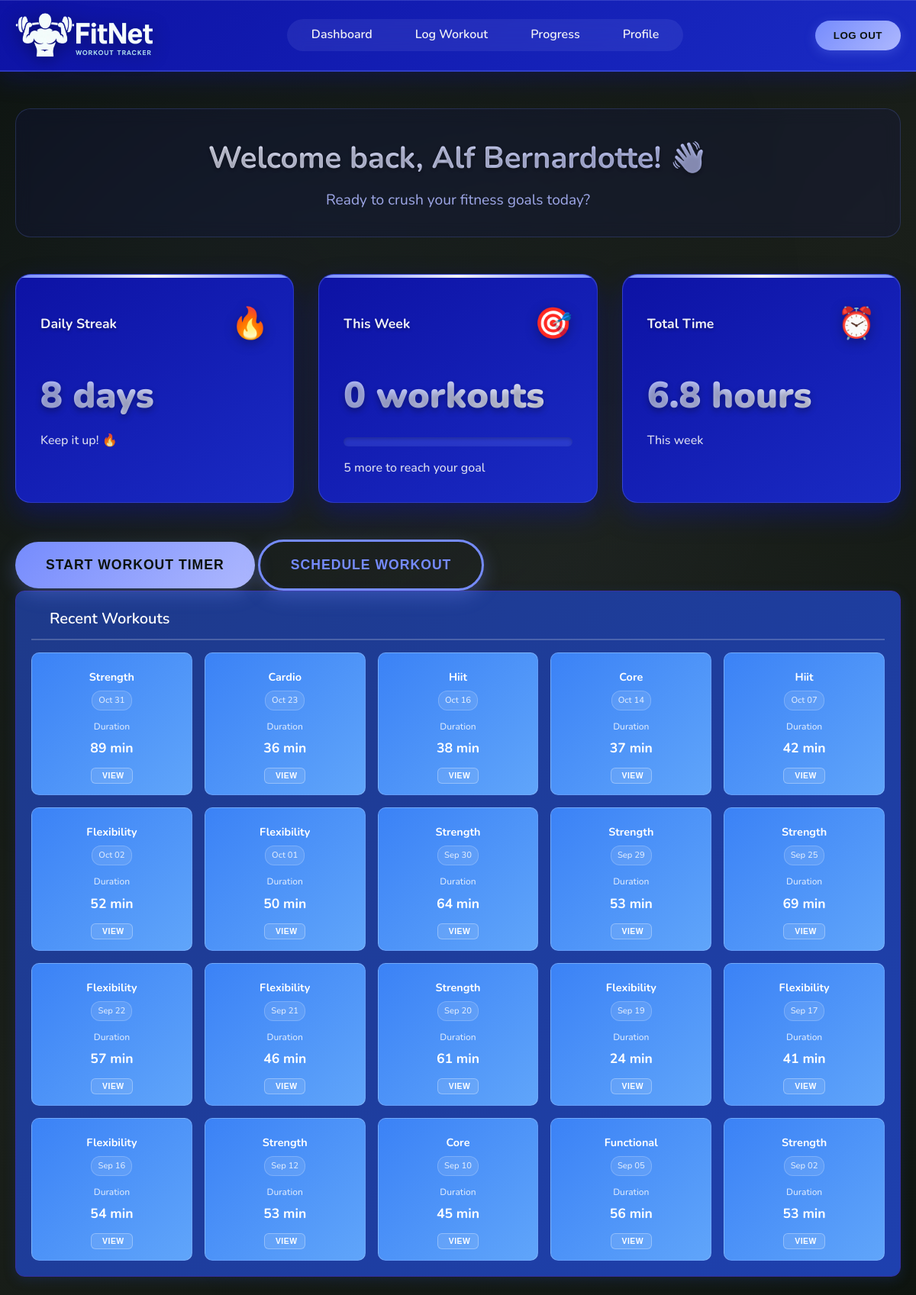
The page /dashboard (signed in) on the database its author committed.
### tables this page shows
CREATE TABLE "Workouts" (
                workout_id INTEGER PRIMARY KEY AUTOINCREMENT,
                user_id INTEGER NOT NULL,
                workout_type TEXT NOT NULL,
                start_time DATETIME,
                end_time DATETIME,
                duration_min INTEGER,
                calories_burned INTEGER,
                FOREIGN KEY (user_id) REFERENCES Users(user_id)
            );

### main.py (the view)
@app.route('/dashboard', methods=['GET'])
def dashboard():
    if 'user_id' not in session:
        return redirect(url_for('login'))
    print(f"DEBUG: Dashboard - session user_id: {session.get('user_id')}, session name: {session.get('name')}")  # Debug line
    conn = get_db_connection()
    user_data = conn.execute(
        'SELECT first_name, surname, email FROM Users WHERE user_id = ?',
        (session['user_id'],)
    ).fetchone()
    print(f"DEBUG: User data from DB: {dict(user_data) if user_data else 'None'}")  # Debug line
    if session.get('name') and session.get('name') != 'User':
        full_name = session.get('name')
    elif user_data and user_data['first_name'] and user_data['surname']:
        full_name = f"{user_data['first_name']} {user_data['surname']}"
        session['name'] = full_name
    else:
        full_name = "User"
    print(f"DEBUG: Final full_name: {full_name}")  # Debug line
    streak_query = '''
        SELECT COUNT(*) as streak FROM (
            SELECT DATE(start_time) as workout_date
            FROM Workouts
            WHERE user_id = ?
            GROUP BY workout_date
            ORDER BY workout_date DESC
        )
        WHERE workout_date >= DATE('now', '-6 days')
    '''
    streak_result = conn.execute(streak_query, (session['user_id'],)).fetchone()
    daily_streak = streak_result['streak'] if streak_result else 0
    weekly_workouts_query = (
        'SELECT COUNT(*) FROM Workouts '
        'WHERE user_id = ? AND start_time >= DATE("now", "-6 days")'
    )
    weekly_workouts = conn.execute(weekly_workouts_query, (session['user_id'],)).fetchone()[0]
    total_time_query = '''
        SELECT SUM(duration_min) FROM Workouts
        WHERE user_id = ? AND start_time >= DATE('now', '-6 days')
    '''
    total_time = conn.execute(total_time_query, (session['user_id'],)).fetchone()[0] or 0
    total_time_hours = total_time / 60
    recent_workouts_query = '''
        SELECT workout_id, workout_type, start_time, duration_min
        FROM Workouts
        WHERE user_id = ?
        ORDER BY start_time DESC
        LIMIT 20
    '''
    recent_workouts_raw = conn.execute(recent_workouts_query, (session['user_id'],)).fetchall()
    recent_workouts = []
    for workout in recent_workouts_raw:
        workout_dict = dict(workout)
        if workout_dict['start_time']:
            try:
                from datetime import datetime
                workout_dict['start_time'] = datetime.strptime(workout_dict['start_time'], '%Y-%m-%d %H:%M:%S')
            except (ValueError, TypeError):
                workout_dict['start_time'] = None
        try:
            workout_dict['duration_min'] = int(workout_dict['duration_min']) if workout_dict['duration_min'] else 0
        except (ValueError, TypeError):
            workout_dict['duration_min'] = 0
        try:
            workout_dict['workout_id'] = int(workout_dict['workout_id']) if workout_dict['workout_id'] else 0
        except (ValueError, TypeError):
            workout_dict['workout_id'] = 0
        recent_workouts.append(workout_dict)
    conn.close()
    return render_template(
        'dashboard.html',
        user=user_data,
        full_name=full_name,
        daily_streak=daily_streak,
        weekly_workouts=weekly_workouts,
        total_time=total_time,
        total_time_hours=total_time_hours,
        recent_workouts=recent_workouts
    )

### main.py (called while the page is built)
def get_db_connection():
    conn = sqlite3.connect('database/data_source.db')
    conn.row_factory = sqlite3.Row
    return conn

### templates/dashboard.html (shortened to what this page needs)
<!DOCTYPE html>
<html lang="en">
<head>
  <link rel="stylesheet" href="static/css/dashboard.css">
</head>
<body>
  <header class="header">
    <div class="container">
      <div class="logo">
        <img src="static/images/FitNet Logo.png" alt="FitNet Logo">
      </div>
      <nav class="navigation">
        <ul>
          <li><a href="/dashboard">Dashboard</a></li>
          <li><a href="/log-workout">Log Workout</a></li>
          <li><a href="/progress">Progress</a></li>
          <li><a href="/profile">Profile</a></li>
        </ul>
      </nav>
      <div class="actions">
        <button class="logout" onclick="window.location.href='/logout'">Log Out</button>
      </div>
    </div>
  </header>
  <main class="container">
    <div class="welcome-section">
      <h2>Welcome back, {{ full_name }}! 👋</h2>
      <p>Ready to crush your fitness goals today?</p>
    </div>
    <div class="stats-cards">
      <div class="card">
        <div class="card-header">
          <span>Daily Streak</span>
          <span class="icon flame">🔥</span>
        </div>
        <div class="card-content">
          <div class="value">{{ daily_streak }} days</div>
          <p>Keep it up! 🔥</p>
        </div>
      </div>
      <div class="card">
        <div class="card-header">
          <span>This Week</span>
          <span class="icon target">🎯</span>
        </div>
        <div class="card-content">
          <div class="value">{{ weekly_workouts }} workouts</div>
          <div class="progress-bar">
          </div>
          <p>{{ 5-weekly_workouts if weekly_workouts < 5 else 0 }} more to reach your goal</p>
        </div>
      </div>
      <div class="card">
        <div class="card-header">
          <span>Total Time</span>
          <span class="icon clock">⏰</span>
        </div>
        <div class="card-content">
          <div class="value">{{ "%.1f"|format(total_time_hours) }} hours</div>
          <p>This week</p>
        </div>
      </div>
    </div>
    <div class="quick-actions">
      <button class="start-workout" onclick="window.location.href='log-workout'">Start Workout Timer</button>
      <button class="schedule-workout">Schedule Workout</button>
    </div>
    <div class="recent-workouts-section">
        <div class="section-header">
            <h3> Recent Workouts</h3>
        </div>
        <div class="workouts-container">
            {% if recent_workouts %}
                {% for workout in recent_workouts %}
                <div class="workout-card">
                    <div class="workout-header">
                        <div class="workout-type">
                            <span class="workout-name">{{ workout.workout_type|title }}</span>
                        </div>
                        <div class="workout-date">
                            {{ workout.start_time.strftime('%b %d') if workout.start_time else 'Recently' }}
                        </div>
                    </div>
                    <div class="workout-details">
                        <div class="workout-stat">
                            <span class="stat-label">Duration</span>
                            <span class="stat-value">{{ workout.duration_min }} min</span>
                        </div>
                    </div>
                    <div class="workout-actions">
                        <button class="btn btn-outline btn-sm" onclick="viewWorkoutDetails({{ workout.workout_id if workout.workout_id else 0 }})">
                             View
                        </button>
                    </div>
                </div>
                {% endfor %}
            {% endif %}
        </div>
    </div>
  </main>
</body>
</html>

### templates/dashboard.html (style rules this page uses)
.recent-workouts-section { background: linear-gradient(135deg, #1e3a8a 0%, #1e40af 100%); border-radius: 12px; padding: 20px; box-shadow: 0 4px 15px rgba(30, 58, 138, 0.3); margin-bottom: 24px; border: 1px solid #3730a3; }
.section-header { display: flex; justify-content: space-between; align-items: center; margin-bottom: 16px; padding-bottom: 10px; border-bottom: 2px solid rgba(255, 255, 255, 0.2); }
.section-header h3 { margin: 0; color: white; font-size: 1.25rem; font-weight: 600; }
.workouts-container { display: flex; gap: 16px; flex-wrap: wrap; }
.workout-card { background: linear-gradient(135deg, #3b82f6 0%, #60a5fa 100%); border: 1px solid rgba(255, 255, 255, 0.2); border-radius: 10px; padding: 14px; transition: all 0.3s ease; position: relative; flex: 1; min-width: 180px; max-width: 220px; color: white; }
.workout-header { display: flex; flex-direction: column; align-items: center; text-align: center; margin-bottom: 12px; }
.workout-type { display: flex; flex-direction: column; align-items: center; font-weight: 600; color: white; margin-bottom: 6px; }
.workout-name { font-size: 0.9rem; font-weight: 700; }
.workout-date { font-size: 0.7rem; color: rgba(255, 255, 255, 0.8); font-weight: 500; background: rgba(255, 255, 255, 0.1); padding: 3px 8px; border-radius: 12px; border: 1px solid rgba(255, 255, 255, 0.2); }
.workout-details { margin-bottom: 12px; text-align: center; }
.workout-stat { display: flex; flex-direction: column; align-items: center; gap: 4px; }
.stat-label { color: rgba(255, 255, 255, 0.8); font-size: 0.75rem; font-weight: 500; }
.stat-value { font-weight: 700; color: white; font-size: 1.1rem; }
.workout-actions { display: flex; justify-content: center; }
.btn { padding: 6px 12px; border: none; border-radius: 6px; cursor: pointer; text-decoration: none; display: inline-flex; align-items: center; gap: 4px; font-size: 0.7rem; font-weight: 600; transition: all 0.3s ease; text-transform: uppercase; letter-spacing: 0.5px; }
.btn-sm { padding: 4px 10px; font-size: 0.65rem; }
.btn-outline { background-color: rgba(255, 255, 255, 0.1); border: 1.5px solid rgba(255, 255, 255, 0.3); color: white; }

### rows shown on the page
Workouts: workout_type "Strength", start_time "Oct 31", duration_min "89"
Workouts: workout_type "Cardio", start_time "Oct 23", duration_min "36"
Workouts: workout_type "Hiit", start_time "Oct 16", duration_min "38"
Workouts: workout_type "Core", start_time "Oct 14", duration_min "37"
Workouts: workout_type "Hiit", start_time "Oct 07", duration_min "42"
Workouts: workout_type "Flexibility", start_time "Oct 02", duration_min "52"
Workouts: workout_type "Flexibility", start_time "Oct 01", duration_min "50"
Workouts: workout_type "Strength", start_time "Sep 30", duration_min "64"
Workouts: workout_type "Strength", start_time "Sep 29", duration_min "53"
Workouts: workout_type "Strength", start_time "Sep 25", duration_min "69"
Workouts: workout_type "Flexibility", start_time "Sep 22", duration_min "57"
Workouts: workout_type "Flexibility", start_time "Sep 21", duration_min "46"
Workouts: workout_type "Strength", start_time "Sep 20", duration_min "61"
Workouts: workout_type "Flexibility", start_time "Sep 19", duration_min "24"
Workouts: workout_type "Flexibility", start_time "Sep 17", duration_min "41"
Workouts: workout_type "Flexibility", start_time "Sep 16", duration_min "54"
Workouts: workout_type "Strength", start_time "Sep 12", duration_min "53"
Workouts: workout_type "Core", start_time "Sep 10", duration_min "45"
Workouts: workout_type "Functional", start_time "Sep 05", duration_min "56"
Workouts: workout_type "Strength", start_time "Sep 02", duration_min "53"

### other values the page prints
{{ full_name }} "Alf Bernardotte"
{{ daily_streak }} "8"
{{ weekly_workouts }} "0"
{{ 5-weekly_workouts if weekly_workouts < 5 else 0 }} "5"
{{ "%.1f"|format(total_time_hours) }} "6.8"
